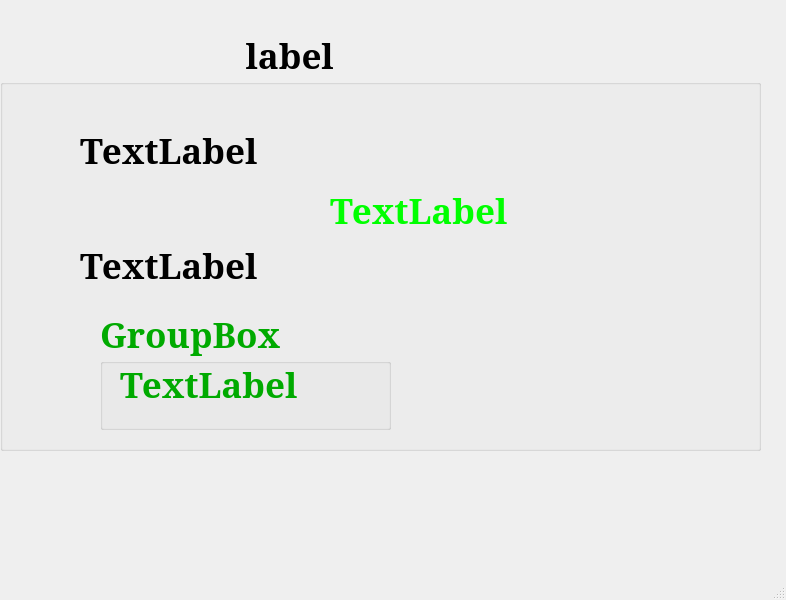
<?xml version="1.0" encoding="UTF-8"?>
<ui version="4.0">
 <class>MainWindow</class>
 <widget class="QMainWindow" name="MainWindow">
  <property name="geometry">
   <rect>
    <x>0</x>
    <y>0</y>
    <width>786</width>
    <height>600</height>
   </rect>
  </property>
  <property name="windowTitle">
   <string>MainWindow</string>
  </property>
  <widget class="QWidget" name="centralwidget">
   <widget class="QGroupBox" name="groupBox">
    <property name="geometry">
     <rect>
      <x>0</x>
      <y>30</y>
      <width>761</width>
      <height>421</height>
     </rect>
    </property>
    <property name="palette">
     <palette>
      <active>
       <colorrole role="WindowText">
        <brush brushstyle="SolidPattern">
         <color alpha="255">
          <red>170</red>
          <green>0</green>
          <blue>0</blue>
         </color>
        </brush>
       </colorrole>
       <colorrole role="Button">
        <brush brushstyle="SolidPattern">
         <color alpha="255">
          <red>30</red>
          <green>240</green>
          <blue>18</blue>
         </color>
        </brush>
       </colorrole>
       <colorrole role="Light">
        <brush brushstyle="SolidPattern">
         <color alpha="255">
          <red>131</red>
          <green>255</green>
          <blue>124</blue>
         </color>
        </brush>
       </colorrole>
       <colorrole role="Midlight">
        <brush brushstyle="SolidPattern">
         <color alpha="255">
          <red>80</red>
          <green>247</green>
          <blue>71</blue>
         </color>
        </brush>
       </colorrole>
       <colorrole role="Dark">
        <brush brushstyle="SolidPattern">
         <color alpha="255">
          <red>15</red>
          <green>120</green>
          <blue>9</blue>
         </color>
        </brush>
       </colorrole>
       <colorrole role="Mid">
        <brush brushstyle="SolidPattern">
         <color alpha="255">
          <red>20</red>
          <green>160</green>
          <blue>12</blue>
         </color>
        </brush>
       </colorrole>
       <colorrole role="Text">
        <brush brushstyle="SolidPattern">
         <color alpha="255">
          <red>28</red>
          <green>200</green>
          <blue>15</blue>
         </color>
        </brush>
       </colorrole>
       <colorrole role="BrightText">
        <brush brushstyle="SolidPattern">
         <color alpha="255">
          <red>255</red>
          <green>255</green>
          <blue>255</blue>
         </color>
        </brush>
       </colorrole>
       <colorrole role="ButtonText">
        <brush brushstyle="SolidPattern">
         <color alpha="255">
          <red>0</red>
          <green>0</green>
          <blue>0</blue>
         </color>
        </brush>
       </colorrole>
       <colorrole role="Base">
        <brush brushstyle="SolidPattern">
         <color alpha="255">
          <red>255</red>
          <green>255</green>
          <blue>255</blue>
         </color>
        </brush>
       </colorrole>
       <colorrole role="Window">
        <brush brushstyle="SolidPattern">
         <color alpha="255">
          <red>30</red>
          <green>240</green>
          <blue>18</blue>
         </color>
        </brush>
       </colorrole>
       <colorrole role="Shadow">
        <brush brushstyle="SolidPattern">
         <color alpha="255">
          <red>0</red>
          <green>0</green>
          <blue>0</blue>
         </color>
        </brush>
       </colorrole>
       <colorrole role="AlternateBase">
        <brush brushstyle="SolidPattern">
         <color alpha="255">
          <red>142</red>
          <green>247</green>
          <blue>136</blue>
         </color>
        </brush>
       </colorrole>
       <colorrole role="ToolTipBase">
        <brush brushstyle="SolidPattern">
         <color alpha="255">
          <red>255</red>
          <green>255</green>
          <blue>220</blue>
         </color>
        </brush>
       </colorrole>
       <colorrole role="ToolTipText">
        <brush brushstyle="SolidPattern">
         <color alpha="255">
          <red>0</red>
          <green>0</green>
          <blue>0</blue>
         </color>
        </brush>
       </colorrole>
      </active>
      <inactive>
       <colorrole role="WindowText">
        <brush brushstyle="SolidPattern">
         <color alpha="255">
          <red>0</red>
          <green>0</green>
          <blue>0</blue>
         </color>
        </brush>
       </colorrole>
       <colorrole role="Button">
        <brush brushstyle="SolidPattern">
         <color alpha="255">
          <red>30</red>
          <green>240</green>
          <blue>18</blue>
         </color>
        </brush>
       </colorrole>
       <colorrole role="Light">
        <brush brushstyle="SolidPattern">
         <color alpha="255">
          <red>131</red>
          <green>255</green>
          <blue>124</blue>
         </color>
        </brush>
       </colorrole>
       <colorrole role="Midlight">
        <brush brushstyle="SolidPattern">
         <color alpha="255">
          <red>80</red>
          <green>247</green>
          <blue>71</blue>
         </color>
        </brush>
       </colorrole>
       <colorrole role="Dark">
        <brush brushstyle="SolidPattern">
         <color alpha="255">
          <red>15</red>
          <green>120</green>
          <blue>9</blue>
         </color>
        </brush>
       </colorrole>
       <colorrole role="Mid">
        <brush brushstyle="SolidPattern">
         <color alpha="255">
          <red>20</red>
          <green>160</green>
          <blue>12</blue>
         </color>
        </brush>
       </colorrole>
       <colorrole role="Text">
        <brush brushstyle="SolidPattern">
         <color alpha="255">
          <red>0</red>
          <green>255</green>
          <blue>0</blue>
         </color>
        </brush>
       </colorrole>
       <colorrole role="BrightText">
        <brush brushstyle="SolidPattern">
         <color alpha="255">
          <red>255</red>
          <green>255</green>
          <blue>255</blue>
         </color>
        </brush>
       </colorrole>
       <colorrole role="ButtonText">
        <brush brushstyle="SolidPattern">
         <color alpha="255">
          <red>0</red>
          <green>0</green>
          <blue>0</blue>
         </color>
        </brush>
       </colorrole>
       <colorrole role="Base">
        <brush brushstyle="SolidPattern">
         <color alpha="255">
          <red>255</red>
          <green>255</green>
          <blue>255</blue>
         </color>
        </brush>
       </colorrole>
       <colorrole role="Window">
        <brush brushstyle="SolidPattern">
         <color alpha="255">
          <red>30</red>
          <green>240</green>
          <blue>18</blue>
         </color>
        </brush>
       </colorrole>
       <colorrole role="Shadow">
        <brush brushstyle="SolidPattern">
         <color alpha="255">
          <red>0</red>
          <green>0</green>
          <blue>0</blue>
         </color>
        </brush>
       </colorrole>
       <colorrole role="AlternateBase">
        <brush brushstyle="SolidPattern">
         <color alpha="255">
          <red>142</red>
          <green>247</green>
          <blue>136</blue>
         </color>
        </brush>
       </colorrole>
       <colorrole role="ToolTipBase">
        <brush brushstyle="SolidPattern">
         <color alpha="255">
          <red>255</red>
          <green>255</green>
          <blue>220</blue>
         </color>
        </brush>
       </colorrole>
       <colorrole role="ToolTipText">
        <brush brushstyle="SolidPattern">
         <color alpha="255">
          <red>0</red>
          <green>0</green>
          <blue>0</blue>
         </color>
        </brush>
       </colorrole>
      </inactive>
      <disabled>
       <colorrole role="WindowText">
        <brush brushstyle="SolidPattern">
         <color alpha="255">
          <red>15</red>
          <green>120</green>
          <blue>9</blue>
         </color>
        </brush>
       </colorrole>
       <colorrole role="Button">
        <brush brushstyle="SolidPattern">
         <color alpha="255">
          <red>30</red>
          <green>240</green>
          <blue>18</blue>
         </color>
        </brush>
       </colorrole>
       <colorrole role="Light">
        <brush brushstyle="SolidPattern">
         <color alpha="255">
          <red>131</red>
          <green>255</green>
          <blue>124</blue>
         </color>
        </brush>
       </colorrole>
       <colorrole role="Midlight">
        <brush brushstyle="SolidPattern">
         <color alpha="255">
          <red>80</red>
          <green>247</green>
          <blue>71</blue>
         </color>
        </brush>
       </colorrole>
       <colorrole role="Dark">
        <brush brushstyle="SolidPattern">
         <color alpha="255">
          <red>15</red>
          <green>120</green>
          <blue>9</blue>
         </color>
        </brush>
       </colorrole>
       <colorrole role="Mid">
        <brush brushstyle="SolidPattern">
         <color alpha="255">
          <red>20</red>
          <green>160</green>
          <blue>12</blue>
         </color>
        </brush>
       </colorrole>
       <colorrole role="Text">
        <brush brushstyle="SolidPattern">
         <color alpha="255">
          <red>15</red>
          <green>120</green>
          <blue>9</blue>
         </color>
        </brush>
       </colorrole>
       <colorrole role="BrightText">
        <brush brushstyle="SolidPattern">
         <color alpha="255">
          <red>255</red>
          <green>255</green>
          <blue>255</blue>
         </color>
        </brush>
       </colorrole>
       <colorrole role="ButtonText">
        <brush brushstyle="SolidPattern">
         <color alpha="255">
          <red>15</red>
          <green>120</green>
          <blue>9</blue>
         </color>
        </brush>
       </colorrole>
       <colorrole role="Base">
        <brush brushstyle="SolidPattern">
         <color alpha="255">
          <red>30</red>
          <green>240</green>
          <blue>18</blue>
         </color>
        </brush>
       </colorrole>
       <colorrole role="Window">
        <brush brushstyle="SolidPattern">
         <color alpha="255">
          <red>30</red>
          <green>240</green>
          <blue>18</blue>
         </color>
        </brush>
       </colorrole>
       <colorrole role="Shadow">
        <brush brushstyle="SolidPattern">
         <color alpha="255">
          <red>0</red>
          <green>0</green>
          <blue>0</blue>
         </color>
        </brush>
       </colorrole>
       <colorrole role="AlternateBase">
        <brush brushstyle="SolidPattern">
         <color alpha="255">
          <red>30</red>
          <green>240</green>
          <blue>18</blue>
         </color>
        </brush>
       </colorrole>
       <colorrole role="ToolTipBase">
        <brush brushstyle="SolidPattern">
         <color alpha="255">
          <red>255</red>
          <green>255</green>
          <blue>220</blue>
         </color>
        </brush>
       </colorrole>
       <colorrole role="ToolTipText">
        <brush brushstyle="SolidPattern">
         <color alpha="255">
          <red>0</red>
          <green>0</green>
          <blue>0</blue>
         </color>
        </brush>
       </colorrole>
      </disabled>
     </palette>
    </property>
    <property name="font">
     <font>
      <family>MS Serif</family>
      <pointsize>26</pointsize>
      <weight>75</weight>
      <italic>false</italic>
      <bold>true</bold>
     </font>
    </property>
    <property name="title">
     <string>                           label </string>
    </property>
    <widget class="QLabel" name="label">
     <property name="geometry">
      <rect>
       <x>80</x>
       <y>80</y>
       <width>231</width>
       <height>81</height>
      </rect>
     </property>
     <property name="text">
      <string>TextLabel</string>
     </property>
    </widget>
    <widget class="QLabel" name="label_2">
     <property name="geometry">
      <rect>
       <x>80</x>
       <y>200</y>
       <width>221</width>
       <height>71</height>
      </rect>
     </property>
     <property name="text">
      <string>TextLabel</string>
     </property>
    </widget>
    <widget class="QLabel" name="label_3">
     <property name="geometry">
      <rect>
       <x>330</x>
       <y>140</y>
       <width>191</width>
       <height>81</height>
      </rect>
     </property>
     <property name="palette">
      <palette>
       <active>
        <colorrole role="WindowText">
         <brush brushstyle="SolidPattern">
          <color alpha="255">
           <red>0</red>
           <green>255</green>
           <blue>0</blue>
          </color>
         </brush>
        </colorrole>
       </active>
       <inactive>
        <colorrole role="WindowText">
         <brush brushstyle="SolidPattern">
          <color alpha="255">
           <red>0</red>
           <green>255</green>
           <blue>0</blue>
          </color>
         </brush>
        </colorrole>
       </inactive>
       <disabled>
        <colorrole role="WindowText">
         <brush brushstyle="SolidPattern">
          <color alpha="255">
           <red>15</red>
           <green>120</green>
           <blue>9</blue>
          </color>
         </brush>
        </colorrole>
       </disabled>
      </palette>
     </property>
     <property name="text">
      <string>TextLabel</string>
     </property>
    </widget>
    <widget class="QGroupBox" name="groupBox_2">
     <property name="geometry">
      <rect>
       <x>100</x>
       <y>279</y>
       <width>291</width>
       <height>121</height>
      </rect>
     </property>
     <property name="palette">
      <palette>
       <active>
        <colorrole role="WindowText">
         <brush brushstyle="SolidPattern">
          <color alpha="255">
           <red>0</red>
           <green>170</green>
           <blue>0</blue>
          </color>
         </brush>
        </colorrole>
       </active>
       <inactive>
        <colorrole role="WindowText">
         <brush brushstyle="SolidPattern">
          <color alpha="255">
           <red>0</red>
           <green>170</green>
           <blue>0</blue>
          </color>
         </brush>
        </colorrole>
       </inactive>
       <disabled>
        <colorrole role="WindowText">
         <brush brushstyle="SolidPattern">
          <color alpha="255">
           <red>15</red>
           <green>120</green>
           <blue>9</blue>
          </color>
         </brush>
        </colorrole>
       </disabled>
      </palette>
     </property>
     <property name="title">
      <string>GroupBox</string>
     </property>
     <widget class="QLabel" name="label_4">
      <property name="geometry">
       <rect>
        <x>20</x>
        <y>50</y>
        <width>221</width>
        <height>51</height>
       </rect>
      </property>
      <property name="text">
       <string>TextLabel</string>
      </property>
     </widget>
    </widget>
   </widget>
  </widget>
  <widget class="QMenuBar" name="menubar">
   <property name="geometry">
    <rect>
     <x>0</x>
     <y>0</y>
     <width>786</width>
     <height>26</height>
    </rect>
   </property>
  </widget>
  <widget class="QStatusBar" name="statusbar"/>
 </widget>
 <resources/>
 <connections/>
</ui>
